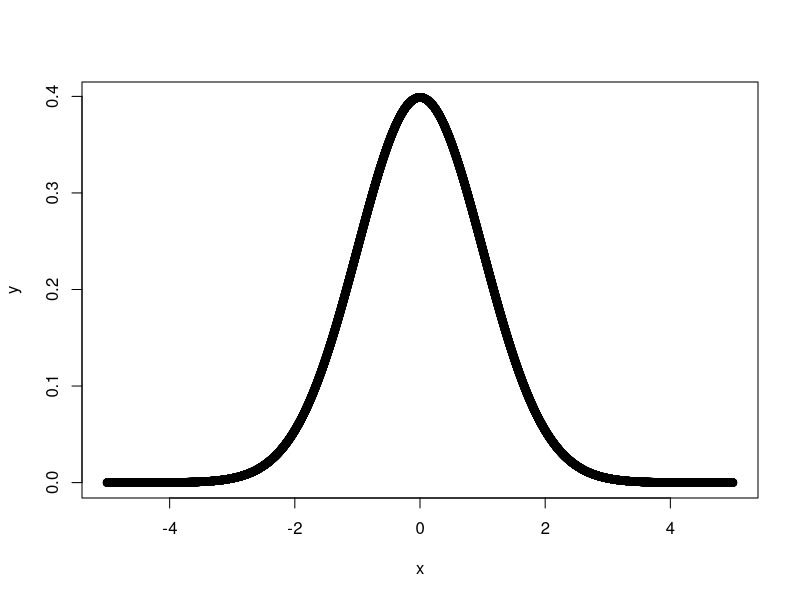

This figure's R source: (Note: this script raises an error after producing the figure.)
# 3) a)
unif <- c(runif(100000, 0, 1))
fInv <- tan(pi * unif - (pi/2))


optM <- function(x){
  xCau <- 1/(pi*(1+x^2))
  xNorm <- dnorm(x)
  xRet <- xNorm/xCau
  return(xRet)
}

optMax <- optimize(optM, c(-10,10), maximum = TRUE, tol = 1e-6)
optMax$objective

x <- seq(-5, 5, 0.001)
y <- dnorm(x)
plot(x,y)
max(y)


# b)


hist(fInv[truInd], freq = FALSE, breaks = 31, 
     main = "Histogram of Inverse Transform Method for Cauchy Distribution", 
     ylab = "Frequency", xlab = "x", sub = "Cauchy distribution shown with line")


xVal <- seq(-6, 6, 0.001)
yCau <- 1/(pi*(1 + xVal^2))

yNorm <- dnorm(xVal)
lines(xVal, yNorm, type = "l")



#fInv <- tan(pi * uSam - (pi/2))
fInv2 <- fInv
truInd <- which(abs(fInv) < 6)


rejectCauchy <- function(sample){
  # Initialises a temporary vector
  retVec <- c()
  # Creates M
  optMax <- optimize(optM, c(-10,10), maximum = TRUE, tol = 1e-6)
  # Goes through the number of samples
  for(i in 1:length(sample)){
    # fInv is from a previous question
    yi <- fInv[i]
    # We calculate our uMg(y) and the norm(y)
    uMgx <- sample[i] * optMax$objective * 1/(pi*(1+yi^2))
    fx <- dnorm(yi)
    # If its satisfies the condition, add it to return vector
    if(uMgx < fx){
      retVec <- append(retVec, yi)
    }
  }
  return(retVec)
}

uSam <- c(runif(100000, 0, 1))
valPoi <- rejectCauchy(uSam)

hist(valPoi, freq = FALSE, main = "Histogram for 3c", 
     sub = "Normal Distribution shown with line", ylab = "Density",
     xlab = "x", )

x <- seq(-10,10,0.01)
y <- dnorm(x)
lines(x, y)

test1 <- length(valPoi)/100000
test1
test2 <- 1/optMax$objective
test2
